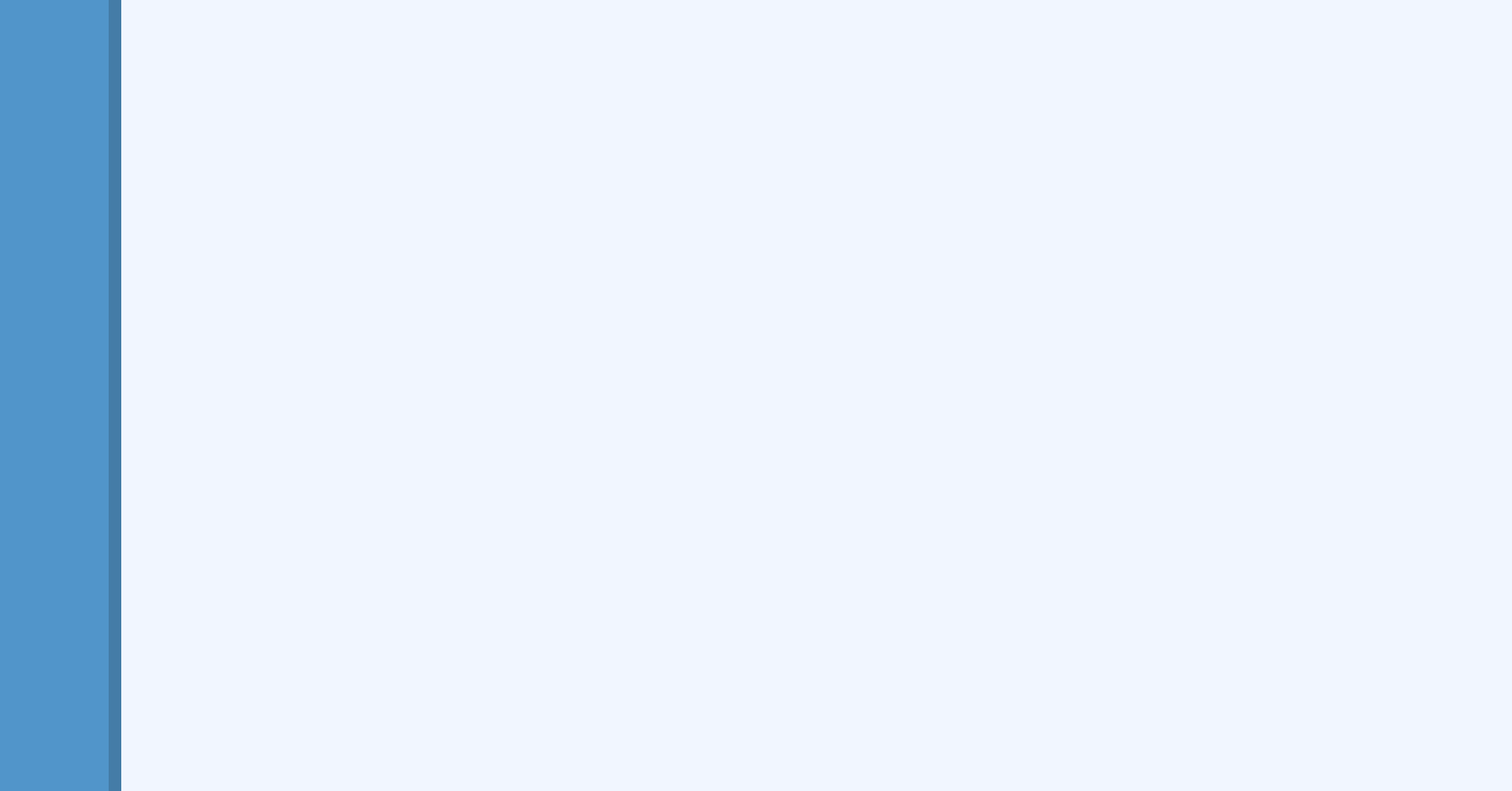
<?xml version="1.0" encoding="UTF-8"?>
<ui version="4.0">
 <class>FingerprintLib</class>
 <widget class="QWidget" name="FingerprintLib">
  <property name="geometry">
   <rect>
    <x>0</x>
    <y>0</y>
    <width>1920</width>
    <height>1005</height>
   </rect>
  </property>
  <property name="windowTitle">
   <string>Form</string>
  </property>
  <layout class="QHBoxLayout" name="horizontalLayout">
   <property name="spacing">
    <number>0</number>
   </property>
   <property name="leftMargin">
    <number>0</number>
   </property>
   <property name="topMargin">
    <number>0</number>
   </property>
   <property name="rightMargin">
    <number>0</number>
   </property>
   <property name="bottomMargin">
    <number>0</number>
   </property>
   <item>
    <widget class="QWidget" name="leftWidget" native="true">
     <property name="maximumSize">
      <size>
       <width>154</width>
       <height>16777215</height>
      </size>
     </property>
     <property name="styleSheet">
      <string notr="true">QWidget#leftWidget{
background:rgba(81,149,202,1);
border-style:solid;
border-width:0px 16px 0px 0px;
border-color:#447CA7;
}</string>
     </property>
    </widget>
   </item>
   <item>
    <widget class="QWidget" name="rightWidget" native="true">
     <property name="styleSheet">
      <string notr="true">QWidget#rightWidget{
	background:rgba(241,246,255,1);
}</string>
     </property>
    </widget>
   </item>
  </layout>
 </widget>
 <resources/>
 <connections/>
</ui>
